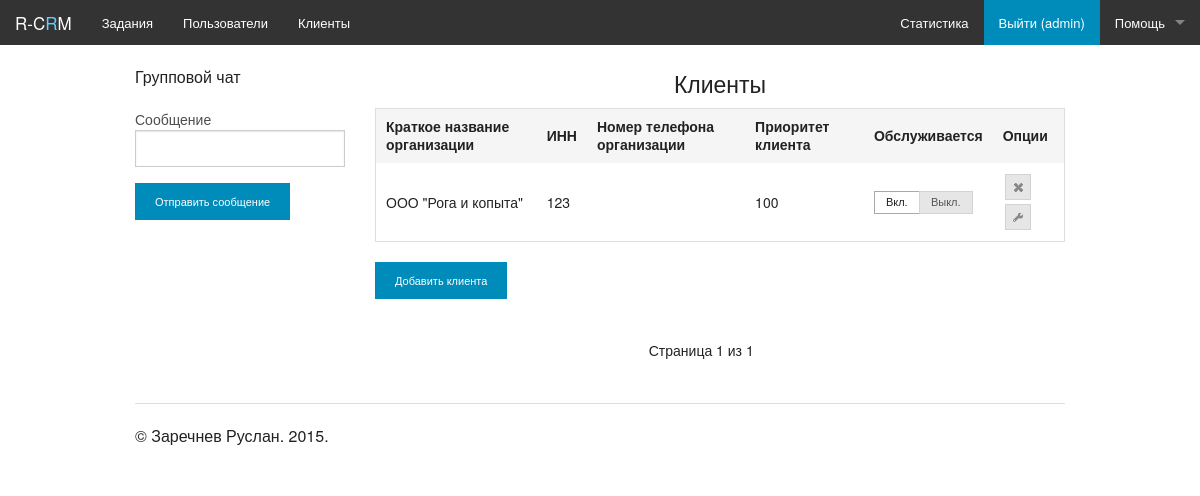
Page /clients/ (signed in) on the earlier database version.
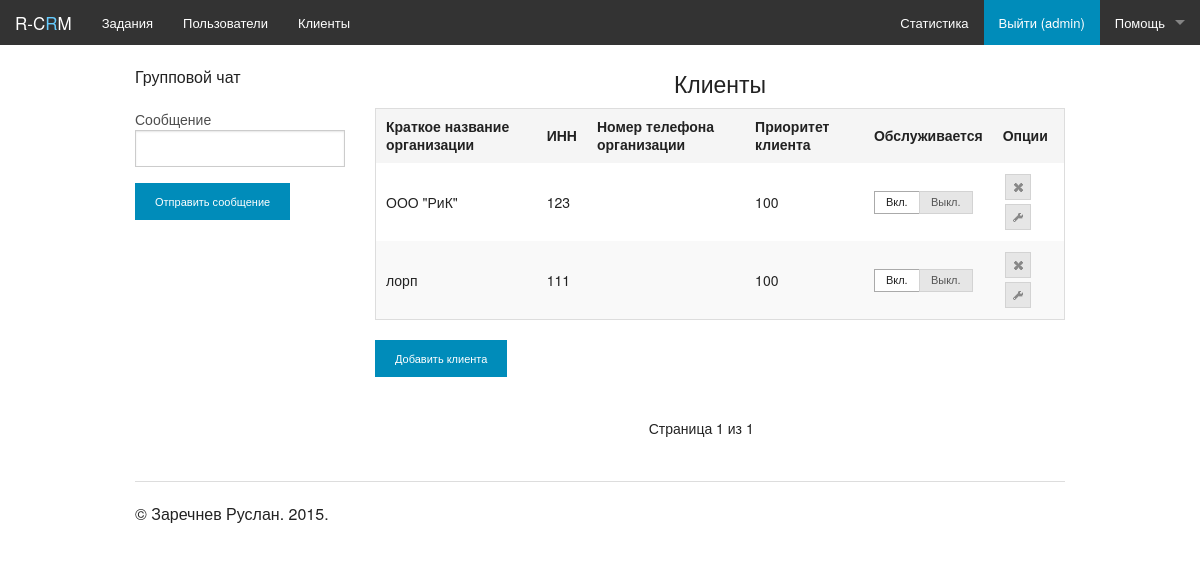
Same page on the later database version.
### clients/models.py (models this page shows)
class Client(models.Model):
    PRIORITY_VALUES = (
        ('100', 'Наивысший'),
        ('200', 'Высокий'),
        ('300', 'Выше среднего'),
        ('400', 'Средний'),
        ('500', 'Низкий'),
    )
    name = models.CharField(max_length=200, unique=True, blank=False, null=False, verbose_name="Полное название организации")
    sname = models.CharField(max_length=100, unique=True, blank=False, null=False, verbose_name="Краткое название организации")
    inn = models.CharField(max_length=15, unique=True, blank=False, null=False, verbose_name="ИНН")
    address = models.CharField(max_length=300, blank=False, null=False, verbose_name="Адрес организации")
    phone = models.CharField(max_length=50, blank=False, null=False, verbose_name="Номер телефона организации")
    email = models.EmailField(unique=True, blank=False, null=False, verbose_name="Электронная почта организации")
    priority = models.IntegerField(choices=PRIORITY_VALUES, verbose_name="Приоритет клиента")
    create_date = models.DateTimeField(verbose_name="Дата регистрации организации")
    is_active = models.BooleanField(default=True, blank=False, verbose_name="Обслуживается")
    is_deleted = models.BooleanField(default=False, verbose_name="Удален")

### clients/views.py (the view)
@login_required(login_url='/auth/login')
def hello(request):
    args = {}
    clients_list = Client.objects.all().order_by('-is_active', 'id')
    objects_on_list = 30
    paginator = Paginator(clients_list, objects_on_list)
    page = request.GET.get('page')
    try:
        clients = paginator.page(page)
    except PageNotAnInteger:
        clients = paginator.page(1)
    except EmptyPage:
        clients = paginator.page(paginator.num_pages)
    args['clients'] = clients
    if "only_table" in request.POST and request.POST['only_table'] == "true":
        return render_to_response('clients_only_table.html', args)
    args['username'] = auth.get_user(request).username
    return render_to_response('clients.html', args)

### clients/templates/clients.html (shortened to what this page needs)
{% extends 'main.html' %}
{% block clients %}
<center><h4>Клиенты</h4></center>
<div id="clients_content">
{% include 'clients_only_table.html' %}
</div>
<p>
<p>
    <input type="button" class="button tiny" value="Добавить клиента" onclick="show_add_edit_client_dialog();"/>
<div class="small-3 large-centered columns">
<ul class="pagination">
  <li>Страница {{ clients.number }} из {{ clients.paginator.num_pages }}</li>
</ul>
</div>
{% endblock %}

### clients/templates/clients_only_table.html (shortened to what this page needs)
<table>
    <thead>
      <tr>
          <th>Краткое название организации</th>
          <th>ИНН</th>
          <th>Номер телефона организации</th>
          <th>Приоритет клиента</th>
          <th>Обслуживается</th>
          <th>Опции</th>
      </tr>
    </thead>
{% for client in clients %}
    {% if not client.is_deleted %}
        <tr>
            <td>{{ client.sname }}</td>
            <td>{{ client.inn }}</td>
            <td>{{ client.phone }}</td>
            <td>{{ client.priority }}</td>
            <td>
                <div class="cl_radio_btns">
                        <label for="radio1_{{ client.id }}">Вкл.</label>
                        <label for="radio0_{{ client.id }}">Выкл.</label>
                </div>
            </td>
            <td>
                <ul id="icons" class="ui-widget ui-helper-clearfix">
                    <li title="Удалить" onclick="rem_client({{ client.id }})" class="ui-state-default ui-corner-all"><span class="ui-icon ui-icon-closethick"></span></li>
                    <li title="Править" onclick="show_add_edit_client_dialog({{ client.id }})" class="ui-state-default ui-corner-all"><span class="ui-icon ui-icon-wrench"></span></li>
                </ul>
            </td>
        </tr>
    {% endif %}
{% endfor %}
</table>

Differences in the rows shown:
changed Client: sname "ООО \"Рога и копыта\"" → "ООО \"РиК\""
added Client: sname "лорп", inn "111", priority "100", is_deleted False (drawn)
